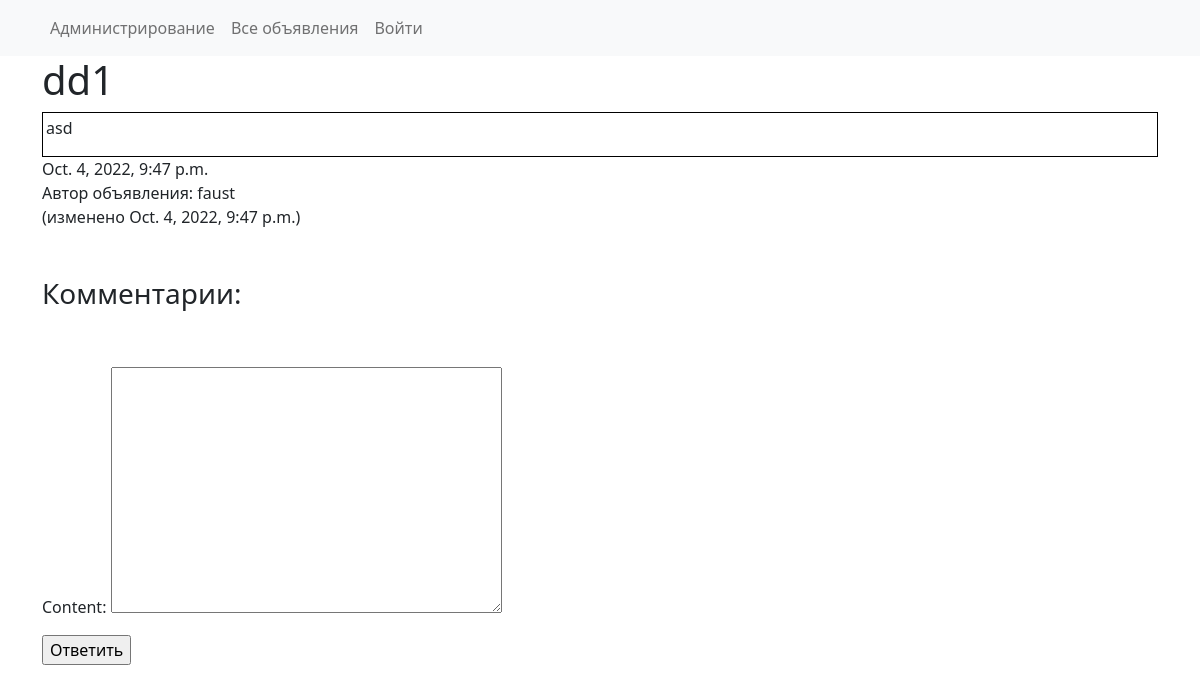
Page /posts/17 on the earlier database version.
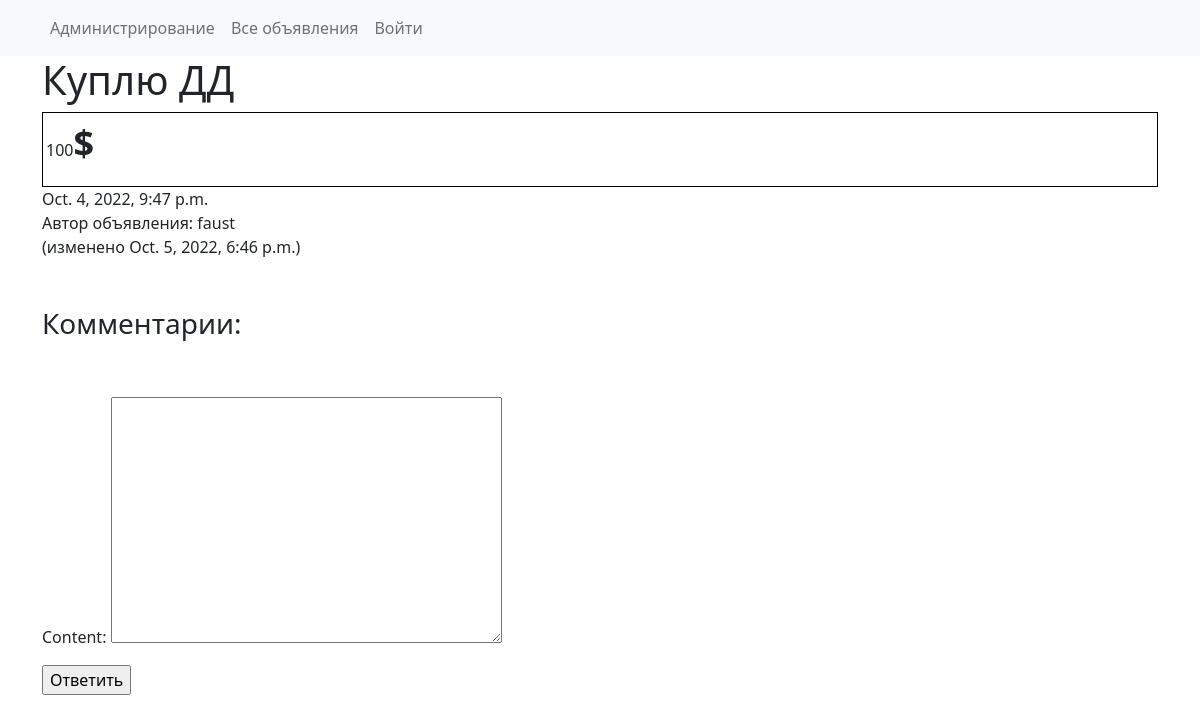
Same page on the later database version.
### app/models.py (models this page shows, shortened)
class Post(models.Model):
    title = models.CharField(max_length=200)
    author = models.ForeignKey(User, on_delete=models.CASCADE)
    content = models.TextField()
    category = models.ForeignKey(Category, on_delete=models.CASCADE)
    created_on = models.DateTimeField(auto_now_add=True)
    updated_on = models.DateTimeField(auto_now=True)
    class Meta:
        ordering = ['-created_on']

### app/views.py (the view, shortened to what this page needs)
# urls.py: path('posts/<int:pk>', PostView.as_view(), name='post_detail'),
class PostView(DetailView):
    model = Post
    template_name = 'app/post_detail.html'
    def get_context_data(self, **kwargs):
        context = super().get_context_data(**kwargs)
        context['form'] = NewCommentForm()
        context['comments'] = Comment.objects.select_related('post').filter(post=context['object'])
        return context

### app/forms.py
class NewCommentForm(forms.ModelForm):
    class Meta:
        model = Comment
        fields = ['content']

### templates/app/post_detail.html (shortened to what this page needs)
{% extends "default.html" %}
{% block content %}
<h1>{{ object.title }}</h1>
<div style="border: 1px solid #000; padding: 3px 3px 0 3px;">
    {% autoescape off %}
    {{ object.content | safe }}
    {% endautoescape %}
</div>
{{ object.created_on }} <br>
Автор объявления: {{ object.author }} <br>
{% if object.created_on != object.updated_on %}
    (изменено {{ object.updated_on }})
{% endif %}
<br>
<br>
<br>
<h3>Комментарии:</h3>
<br>
<br>
<form action="" method="post">
    {{ form.as_p }}
    <input type="submit" value="Ответить">
</form>
{% endblock content %}

Differences in the rows shown:
changed Post "faust": title "dd1" → "Куплю ДД"; content "asd" → "100 $"; updated_on "Oct. 4, 2022, 9:47 p.m." → "Oct. 5, 2022, 6:46 p.m."
